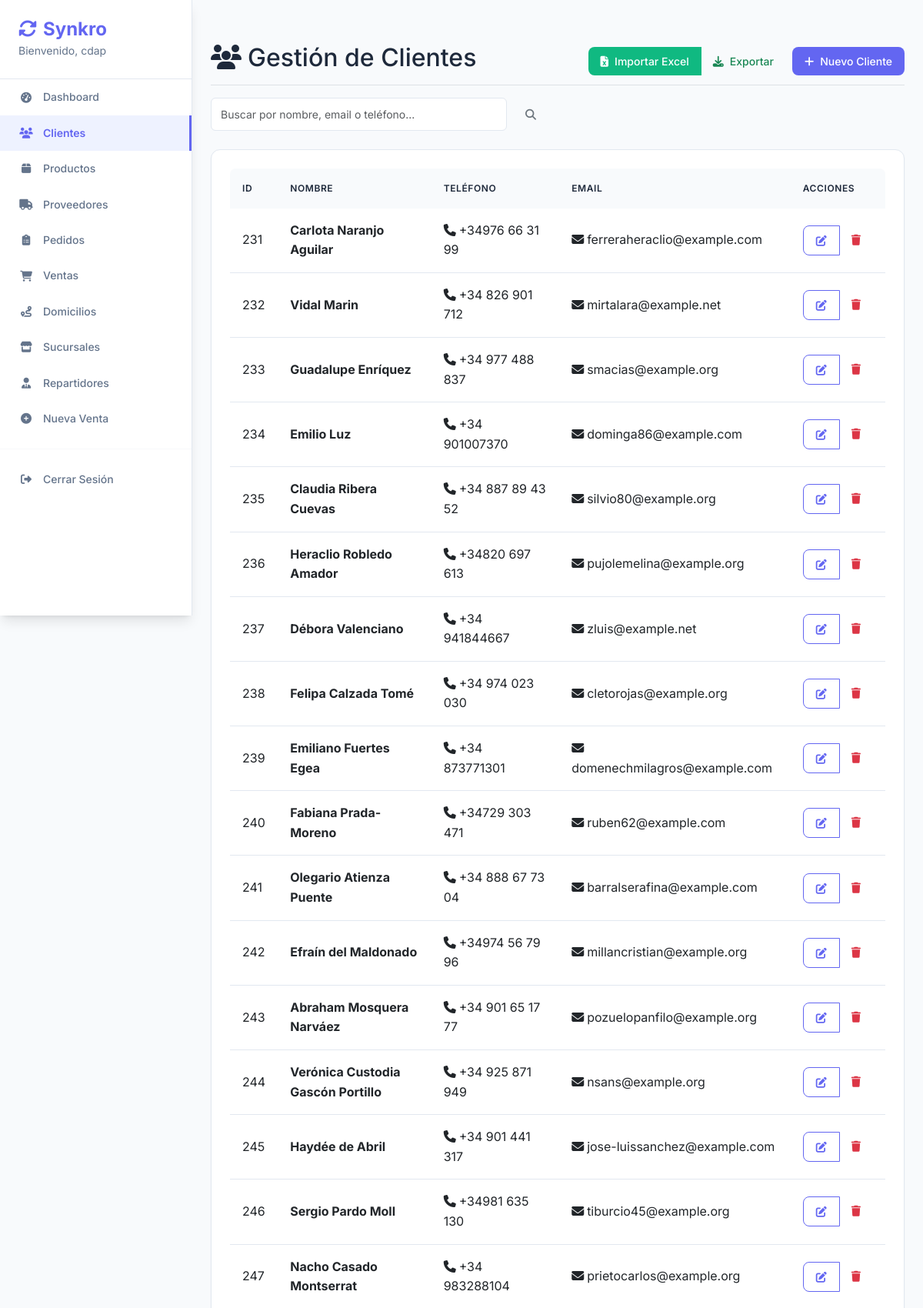
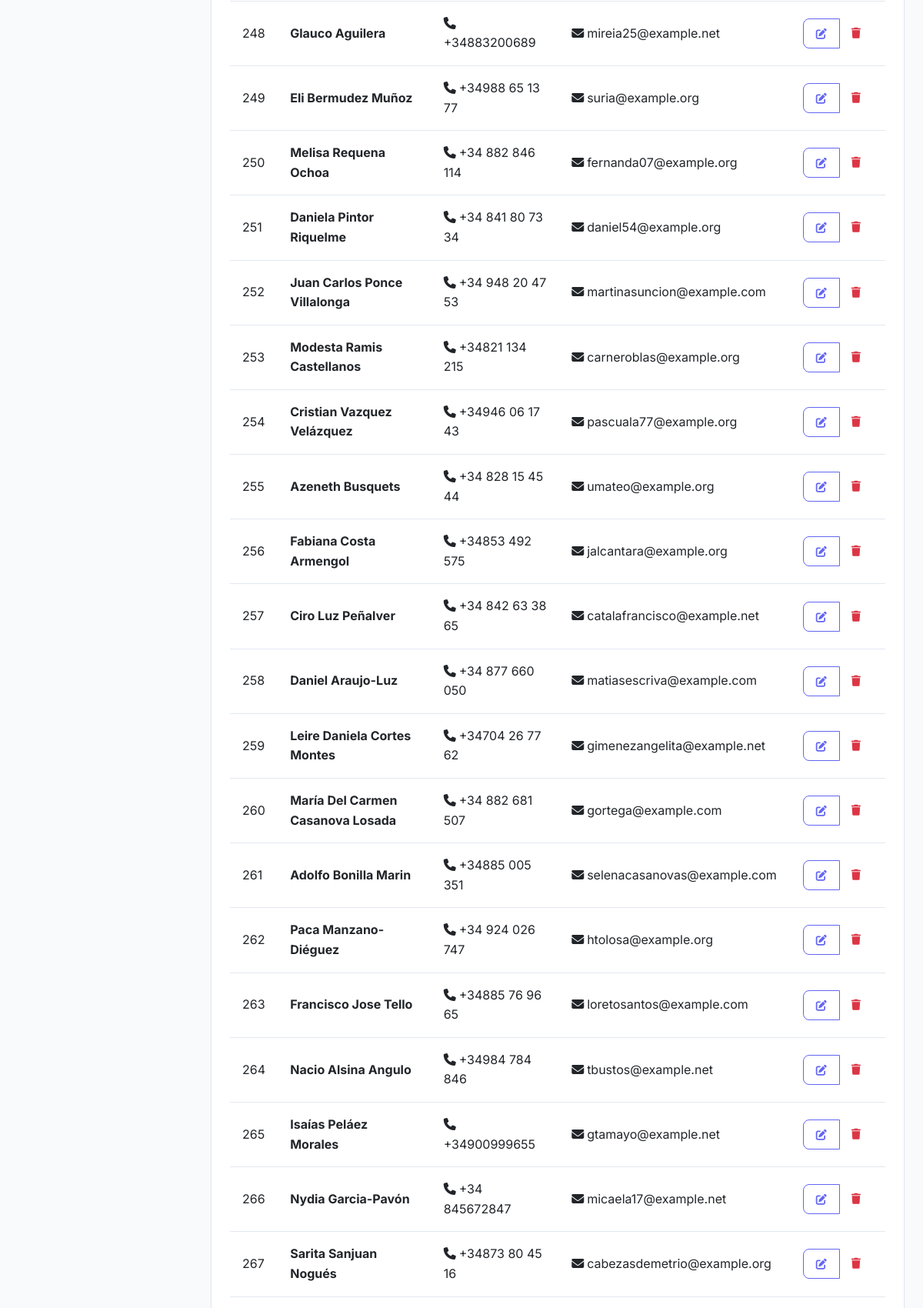
The app's page /clientes/ (signed in, upper part) with its own data (2 pictures, top to bottom).
### core/models.py (models this page shows, shortened)
class Cliente(models.Model):
    nombre = models.CharField(max_length=200)
    telefono = models.CharField(max_length=20, blank=True)
    email = models.EmailField(unique=True, blank=True, null=True)
    razon_social = models.CharField(max_length=200, blank=True)
    direccion = models.CharField(max_length=200, blank=True)

### core/views.py (the view)
# urls.py: path('clientes/', views.cliente_list, name='cliente_list'),
@login_required
def cliente_list(request):
    search = request.GET.get('search', '')
    clientes = Cliente.objects.all()
    if search:
        clientes = clientes.filter(
            Q(nombre__icontains=search) |
            Q(email__icontains=search) |
            Q(telefono__icontains=search)
        )
    return render(request, 'clientes/list.html', {
        'clientes': clientes,
        'search': search
    })

### core/templates/clientes/list.html (shortened to what this page needs)
{% extends 'base.html' %}
{% block content %}
<div class="d-flex justify-content-between flex-wrap flex-md-nowrap align-items-center pt-3 pb-2 mb-3 border-bottom">
    <h1 class="h2"><i class="fas fa-users me-2"></i>Gestión de Clientes</h1>
    <div class="btn-toolbar mb-2 mb-md-0">
        <div class="btn-group me-2">
            <button type="button" class="btn btn-success" data-bs-toggle="modal" data-bs-target="#importarModal">
                <i class="fas fa-file-excel me-2"></i>Importar Excel
            </button>
            <a href="{% url 'clientes_exportar_excel' %}" class="btn btn-outline-success">
                <i class="fas fa-download me-2"></i>Exportar
            </a>
        </div>
        <a href="{% url 'cliente_add' %}" class="btn btn-primary">
            <i class="fas fa-plus me-2"></i>Nuevo Cliente
        </a>
    </div>
</div>
<div class="row mb-4">
    <div class="col-md-6">
        <form method="get" class="d-flex">
            <input type="text" name="search" class="form-control me-2"
                   placeholder="Buscar por nombre, email o teléfono..."
                   value="{{ search }}">
            <button type="submit" class="btn btn-outline-secondary">
                <i class="fas fa-search"></i>
            </button>
        </form>
    </div>
</div>
<div class="card">
    <div class="card-body">
        {% if clientes %}
        <div class="table-responsive">
            <table class="table table-hover">
                <thead>
                    <tr>
                        <th>ID</th>
                        <th>Nombre</th>
                        <th>Teléfono</th>
                        <th>Email</th>
                        <th>Acciones</th>
                    </tr>
                </thead>
                <tbody>
                    {% for cliente in clientes %}
                    <tr>
                        <td>{{ cliente.id }}</td>
                        <td>
                            <strong>{{ cliente.nombre }}</strong>
                        </td>
                        <td>
                            {% if cliente.telefono %}
                                <i class="fas fa-phone me-1"></i>{{ cliente.telefono }}
                            {% else %}
                                <span class="text-muted">No registrado</span>
                            {% endif %}
                        </td>
                        <td>
                            {% if cliente.email %}
                                <i class="fas fa-envelope me-1"></i>{{ cliente.email }}
                            {% else %}
                                <span class="text-muted">No registrado</span>
                            {% endif %}
                        </td>
                        <td>
                            <div class="btn-group" role="group">
                                <a href="{% url 'cliente_edit' cliente.id %}"
                                   class="btn btn-sm btn-outline-primary" title="Editar">
                                    <i class="fas fa-edit"></i>
                                </a>
                                <a href="{% url 'cliente_delete' cliente.id %}"
                                   class="btn btn-sm btn-outline-danger" title="Eliminar">
                                    <i class="fas fa-trash"></i>
                                </a>
                            </div>
                        </td>
                    </tr>
                    {% endfor %}
                </tbody>
            </table>
        </div>
        {% endif %}
    </div>
</div>
{% endblock %}

### core/templates/base.html (shortened to what this page needs)
<!DOCTYPE html>
<html lang="es">
<head>
    <link href="https://cdn.jsdelivr.net/npm/bootstrap@5.3.0/dist/css/bootstrap.min.css" rel="stylesheet">
    <link href="https://cdnjs.cloudflare.com/ajax/libs/font-awesome/6.4.0/css/all.min.css" rel="stylesheet">
</head>
<body>
    <nav class="sidebar">
        <div class="sidebar-brand">
            <h4>
                <i class="fas fa-sync-alt me-2"></i>Synkro
            </h4>
            {% if user.is_authenticated %}
                <small>Bienvenido, {{ user.username }}</small>
            {% endif %}
        </div>
        {% if user.is_authenticated %}
        <ul class="nav flex-column">
            <li class="nav-item">
                <a class="nav-link {% if request.resolver_match.url_name == 'dashboard' %}active{% endif %}" href="{% url 'dashboard' %}">
                    <i class="fas fa-tachometer-alt"></i>Dashboard
                </a>
            </li>
            <li class="nav-item">
                <a class="nav-link {% if 'cliente' in request.resolver_match.url_name %}active{% endif %}" href="{% url 'cliente_list' %}">
                    <i class="fas fa-users"></i>Clientes
                </a>
            </li>
            <li class="nav-item">
                <a class="nav-link {% if 'producto' in request.resolver_match.url_name %}active{% endif %}" href="{% url 'producto_list' %}">
                    <i class="fas fa-box"></i>Productos
                </a>
            </li>
            <li class="nav-item">
                <a class="nav-link {% if 'proveedor' in request.resolver_match.url_name %}active{% endif %}" href="{% url 'proveedor_list' %}">
                    <i class="fas fa-truck"></i>Proveedores
                </a>
            </li>
            <li class="nav-item">
                <a class="nav-link {% if 'pedido' in request.resolver_match.url_name %}active{% endif %}" href="{% url 'pedido_list' %}">
                    <i class="fas fa-clipboard-list"></i>Pedidos
                </a>
            </li>
            <li class="nav-item">
                <a class="nav-link {% if 'venta' in request.resolver_match.url_name %}active{% endif %}" href="{% url 'venta_list' %}">
                    <i class="fas fa-shopping-cart"></i>Ventas
                </a>
            </li>
            <li class="nav-item">
                <a class="nav-link {% if 'domicilio' in request.resolver_match.url_name or 'ruta' in request.resolver_match.url_name %}active{% endif %}" href="{% url 'domicilios_home' %}">
                    <i class="fas fa-route"></i>Domicilios
                </a>
            </li>
            <li class="nav-item">
                <a class="nav-link {% if 'sucursal' in request.resolver_match.url_name %}active{% endif %}" href="{% url 'sucursal_list' %}">
                    <i class="fas fa-store"></i>Sucursales
                </a>
            </li>
            <li class="nav-item">
                <a class="nav-link {% if 'repartidor' in request.resolver_match.url_name %}active{% endif %}" href="{% url 'repartidor_list' %}">
                    <i class="fas fa-user-tie"></i>Repartidores
                </a>
            </li>
            <li class="nav-item">
                <a class="nav-link" href="{% url 'nueva_venta' %}">
                    <i class="fas fa-plus-circle"></i>Nueva Venta
                </a>
            </li>
            <hr>
            <li class="nav-item">
                <a class="nav-link" href="{% url 'logout' %}">
                    <i class="fas fa-sign-out-alt"></i>Cerrar Sesión
                </a>
            </li>
        </ul>
        {% endif %}
    </nav>
    <main class="main-content">
                <div class="pt-3 pb-2 mb-3">
        {% block content %}
        {% endblock %}
    </main>
</body>
</html>

### core/templates/base.html (style rules this page uses)
:root { --primary-color: #6366f1; --primary-light: #818cf8; --primary-dark: #4f46e5; --secondary-color: #64748b; --success-color: #10b981; --warning-color: #f59e0b; --danger-color: #ef4444; --light-bg: #f8fafc; --white-bg: #ffffff; --dark-text: #1e293b; --light-text: #64748b; --border-color: #e2e8f0; --shadow-sm: 0 1px 2px 0 rgb(0 0 0 / 0.05); --shadow-md: 0 4px 6px -1px rgb(0 0 0 / 0.1), 0 2px 4px -2px rgb(0 0 0 / 0.1); --shadow-lg: 0 10px 15px -3px rgb(0 0 0 / 0.1), 0 4px 6px -4px rgb(0 0 0 / 0.1); }
body { background-color: var(--light-bg); font-family: 'Inter', -apple-system, BlinkMacSystemFont, 'Segoe UI', sans-serif; color: var(--dark-text); line-height: 1.6; }
.sidebar { min-height: 100vh; background: var(--white-bg); border-right: 1px solid var(--border-color); box-shadow: var(--shadow-lg); position: fixed; top: 0; left: 0; width: 250px; z-index: 1000; overflow-y: auto; }
.sidebar .nav-link { color: var(--light-text); padding: 12px 24px; margin: 0; border-radius: 0; transition: all 0.2s ease; font-weight: 500; font-size: 0.875rem; display: flex; align-items: center; gap: 12px; }
.sidebar .nav-link i { width: 20px; text-align: center; }
.sidebar .nav-link.active { color: var(--primary-color); background-color: #eef2ff; border-right: 3px solid var(--primary-color); font-weight: 600; }
.sidebar-brand { padding: 24px; border-bottom: 1px solid var(--border-color); }
.sidebar-brand h4 { color: var(--primary-color); font-weight: 700; font-size: 1.5rem; margin: 0; }
.sidebar-brand small { color: var(--light-text); font-size: 0.875rem; }
.main-content { background-color: var(--light-bg); min-height: 100vh; padding: 24px; margin-left: 250px; }
.card { background: var(--white-bg); border: 1px solid var(--border-color); border-radius: 12px; box-shadow: var(--shadow-sm); transition: all 0.2s ease; }
.card-body { padding: 24px; }
.btn { font-weight: 500; border-radius: 8px; padding: 8px 16px; font-size: 0.875rem; transition: all 0.2s ease; border: none; }
.btn-primary { background-color: var(--primary-color); color: white; }
.btn-success { background-color: var(--success-color); color: white; }
.btn-outline-primary { border: 1px solid var(--primary-color); color: var(--primary-color); background: transparent; }
.table { background: var(--white-bg); border-radius: 8px; overflow: hidden; box-shadow: var(--shadow-sm); margin-bottom: 0; }
.table thead th { background-color: #f8fafc; color: var(--dark-text); border: none; font-weight: 600; font-size: 0.75rem; text-transform: uppercase; letter-spacing: 0.05em; padding: 16px; }
.table tbody td { padding: 16px; border-color: var(--border-color); vertical-align: middle; }
.form-control, .form-select { border-radius: 6px; border: 1px solid var(--border-color); padding: 10px 12px; font-size: 0.875rem; transition: all 0.2s ease; }
hr { border-color: var(--border-color); margin: 16px 0; }

### records on screen
Cliente: id "231", nombre "Carlota Naranjo Aguilar", telefono "+34976 66 31 99", email "ferreraheraclio@example.com"
Cliente: id "232", nombre "Vidal Marin", telefono "+34 826 901 712", email "mirtalara@example.net"
Cliente: id "233", nombre "Guadalupe Enríquez", telefono "+34 977 488 837", email "smacias@example.org"
Cliente: id "234", nombre "Emilio Luz", telefono "+34 901007370", email "dominga86@example.com"
Cliente: id "235", nombre "Claudia Ribera Cuevas", telefono "+34 887 89 43 52", email "silvio80@example.org"
Cliente: id "236", nombre "Heraclio Robledo Amador", telefono "+34820 697 613", email "pujolemelina@example.org"
Cliente: id "237", nombre "Débora Valenciano", telefono "+34 941844667", email "zluis@example.net"
Cliente: id "238", nombre "Felipa Calzada Tomé", telefono "+34 974 023 030", email "cletorojas@example.org"
Cliente: id "239", nombre "Emiliano Fuertes Egea", telefono "+34 873771301", email "domenechmilagros@example.com"
Cliente: id "240", nombre "Fabiana Prada-Moreno", telefono "+34729 303 471", email "ruben62@example.com"
Cliente: id "241", nombre "Olegario Atienza Puente", telefono "+34 888 67 73 04", email "barralserafina@example.com"
Cliente: id "242", nombre "Efraín del Maldonado", telefono "+34974 56 79 96", email "millancristian@example.org"
Cliente: id "243", nombre "Abraham Mosquera Narváez", telefono "+34 901 65 17 77", email "pozuelopanfilo@example.org"
Cliente: id "244", nombre "Verónica Custodia Gascón Portillo", telefono "+34 925 871 949", email "nsans@example.org"
Cliente: id "245", nombre "Haydée de Abril", telefono "+34 901 441 317", email "jose-luissanchez@example.com"
Cliente: id "246", nombre "Sergio Pardo Moll", telefono "+34981 635 130", email "tiburcio45@example.org"
Cliente: id "247", nombre "Nacho Casado Montserrat", telefono "+34 983288104", email "prietocarlos@example.org"
Cliente: id "248", nombre "Glauco Aguilera", telefono "+34883200689", email "mireia25@example.net"
Cliente: id "249", nombre "Eli Bermudez Muñoz", telefono "+34988 65 13 77", email "suria@example.org"
Cliente: id "250", nombre "Melisa Requena Ochoa", telefono "+34 882 846 114", email "fernanda07@example.org"
Cliente: id "251", nombre "Daniela Pintor Riquelme", telefono "+34 841 80 73 34", email "daniel54@example.org"
Cliente: id "252", nombre "Juan Carlos Ponce Villalonga", telefono "+34 948 20 47 53", email "martinasuncion@example.com"
Cliente: id "253", nombre "Modesta Ramis Castellanos", telefono "+34821 134 215", email "carneroblas@example.org"
Cliente: id "254", nombre "Cristian Vazquez Velázquez", telefono "+34946 06 17 43", email "pascuala77@example.org"
Cliente: id "255", nombre "Azeneth Busquets", telefono "+34 828 15 45 44", email "umateo@example.org"
Cliente: id "256", nombre "Fabiana Costa Armengol", telefono "+34853 492 575", email "jalcantara@example.org"
Cliente: id "257", nombre "Ciro Luz Peñalver", telefono "+34 842 63 38 65", email "catalafrancisco@example.net"
Cliente: id "258", nombre "Daniel Araujo-Luz", telefono "+34 877 660 050", email "matiasescriva@example.com"
Cliente: id "259", nombre "Leire Daniela Cortes Montes", telefono "+34704 26 77 62", email "gimenezangelita@example.net"
Cliente: id "260", nombre "María Del Carmen Casanova Losada", telefono "+34 882 681 507", email "gortega@example.com"
Cliente: id "261", nombre "Adolfo Bonilla Marin", telefono "+34885 005 351", email "selenacasanovas@example.com"
Cliente: id "262", nombre "Paca Manzano-Diéguez", telefono "+34 924 026 747", email "htolosa@example.org"
Cliente: id "263", nombre "Francisco Jose Tello", telefono "+34885 76 96 65", email "loretosantos@example.com"
Cliente: id "264", nombre "Nacio Alsina Angulo", telefono "+34984 784 846", email "tbustos@example.net"
Cliente: id "265", nombre "Isaías Peláez Morales", telefono "+34900999655", email "gtamayo@example.net"
Cliente: id "266", nombre "Nydia Garcia-Pavón", telefono "+34 845672847", email "micaela17@example.net"
Cliente: id "267", nombre "Sarita Sanjuan Nogués", telefono "+34873 80 45 16", email "cabezasdemetrio@example.org"

### other values on screen
{{ user.username }} "cdap"
